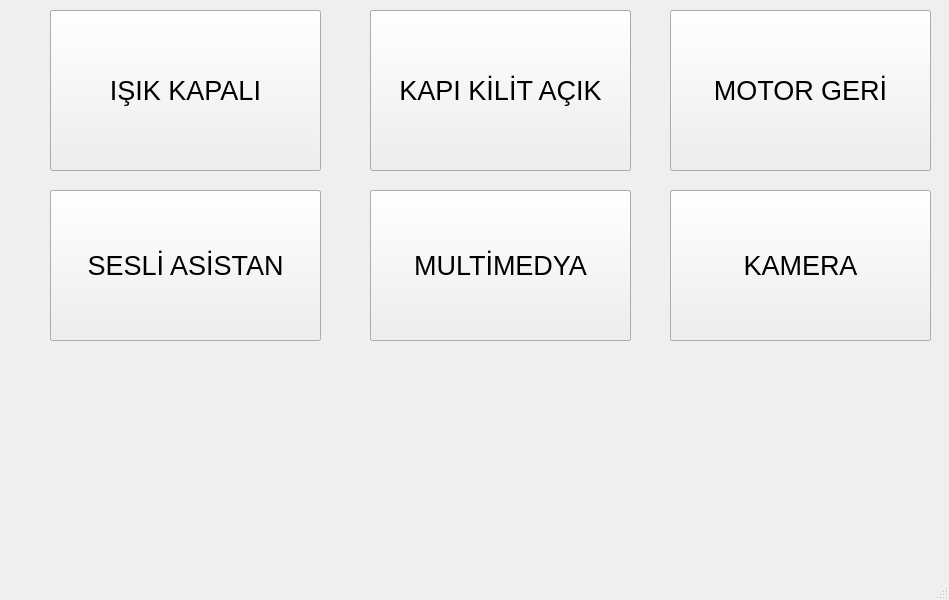
<?xml version="1.0" encoding="UTF-8"?>
<ui version="4.0">
 <class>MainWindow</class>
 <widget class="QMainWindow" name="MainWindow">
  <property name="geometry">
   <rect>
    <x>0</x>
    <y>0</y>
    <width>949</width>
    <height>600</height>
   </rect>
  </property>
  <property name="cursor">
   <cursorShape>ArrowCursor</cursorShape>
  </property>
  <property name="windowTitle">
   <string>MainWindow</string>
  </property>
  <widget class="QWidget" name="centralwidget">
   <widget class="QPushButton" name="pushButton">
    <property name="geometry">
     <rect>
      <x>50</x>
      <y>10</y>
      <width>271</width>
      <height>161</height>
     </rect>
    </property>
    <property name="font">
     <font>
      <pointsize>20</pointsize>
      <weight>50</weight>
      <bold>false</bold>
     </font>
    </property>
    <property name="text">
     <string>IŞIK AÇIK</string>
    </property>
    <property name="iconSize">
     <size>
      <width>400</width>
      <height>300</height>
     </size>
    </property>
   </widget>
   <widget class="QPushButton" name="pushButton_2">
    <property name="geometry">
     <rect>
      <x>670</x>
      <y>10</y>
      <width>261</width>
      <height>161</height>
     </rect>
    </property>
    <property name="font">
     <font>
      <pointsize>20</pointsize>
      <weight>50</weight>
      <bold>false</bold>
     </font>
    </property>
    <property name="text">
     <string>MOTOR GERİ</string>
    </property>
    <property name="iconSize">
     <size>
      <width>150</width>
      <height>150</height>
     </size>
    </property>
   </widget>
   <widget class="QPushButton" name="pushButton_3">
    <property name="geometry">
     <rect>
      <x>50</x>
      <y>190</y>
      <width>271</width>
      <height>151</height>
     </rect>
    </property>
    <property name="font">
     <font>
      <pointsize>20</pointsize>
      <weight>50</weight>
      <bold>false</bold>
     </font>
    </property>
    <property name="text">
     <string>SESLİ ASİSTAN</string>
    </property>
   </widget>
   <widget class="QPushButton" name="pushButton_4">
    <property name="geometry">
     <rect>
      <x>370</x>
      <y>190</y>
      <width>261</width>
      <height>151</height>
     </rect>
    </property>
    <property name="font">
     <font>
      <pointsize>20</pointsize>
      <weight>50</weight>
      <bold>false</bold>
     </font>
    </property>
    <property name="text">
     <string>MULTİMEDYA</string>
    </property>
   </widget>
   <widget class="QPushButton" name="pushButton_5">
    <property name="geometry">
     <rect>
      <x>670</x>
      <y>190</y>
      <width>261</width>
      <height>151</height>
     </rect>
    </property>
    <property name="font">
     <font>
      <pointsize>20</pointsize>
      <weight>50</weight>
      <bold>false</bold>
     </font>
    </property>
    <property name="text">
     <string>KAMERA</string>
    </property>
   </widget>
   <widget class="QPushButton" name="pushButton_6">
    <property name="geometry">
     <rect>
      <x>370</x>
      <y>10</y>
      <width>261</width>
      <height>161</height>
     </rect>
    </property>
    <property name="font">
     <font>
      <pointsize>20</pointsize>
      <weight>50</weight>
      <bold>false</bold>
     </font>
    </property>
    <property name="text">
     <string>KAPI KİLİT AÇIK</string>
    </property>
    <property name="iconSize">
     <size>
      <width>300</width>
      <height>110</height>
     </size>
    </property>
   </widget>
   <widget class="QPushButton" name="pushButton_8">
    <property name="geometry">
     <rect>
      <x>370</x>
      <y>10</y>
      <width>261</width>
      <height>161</height>
     </rect>
    </property>
    <property name="font">
     <font>
      <pointsize>20</pointsize>
      <weight>50</weight>
      <bold>false</bold>
     </font>
    </property>
    <property name="text">
     <string>KAPI KİLİTLİ</string>
    </property>
    <property name="iconSize">
     <size>
      <width>300</width>
      <height>110</height>
     </size>
    </property>
   </widget>
   <widget class="QPushButton" name="pushButton_9">
    <property name="geometry">
     <rect>
      <x>370</x>
      <y>190</y>
      <width>261</width>
      <height>151</height>
     </rect>
    </property>
    <property name="font">
     <font>
      <pointsize>20</pointsize>
      <weight>50</weight>
      <bold>false</bold>
     </font>
    </property>
    <property name="text">
     <string>Fonksiyon</string>
    </property>
    <property name="iconSize">
     <size>
      <width>100</width>
      <height>100</height>
     </size>
    </property>
   </widget>
   <widget class="QPushButton" name="pushButton_10">
    <property name="geometry">
     <rect>
      <x>670</x>
      <y>190</y>
      <width>261</width>
      <height>151</height>
     </rect>
    </property>
    <property name="font">
     <font>
      <pointsize>20</pointsize>
      <weight>50</weight>
      <bold>false</bold>
     </font>
    </property>
    <property name="text">
     <string>Fonksiyon</string>
    </property>
   </widget>
   <widget class="QPushButton" name="pushButton_12">
    <property name="geometry">
     <rect>
      <x>50</x>
      <y>190</y>
      <width>271</width>
      <height>151</height>
     </rect>
    </property>
    <property name="font">
     <font>
      <pointsize>20</pointsize>
      <weight>50</weight>
      <bold>false</bold>
     </font>
    </property>
    <property name="text">
     <string>SESLİ ASİSTAN</string>
    </property>
   </widget>
   <widget class="QPushButton" name="pushButton_11">
    <property name="geometry">
     <rect>
      <x>50</x>
      <y>10</y>
      <width>271</width>
      <height>161</height>
     </rect>
    </property>
    <property name="font">
     <font>
      <pointsize>20</pointsize>
      <weight>50</weight>
      <bold>false</bold>
     </font>
    </property>
    <property name="text">
     <string>IŞIK KAPALI</string>
    </property>
    <property name="iconSize">
     <size>
      <width>600</width>
      <height>250</height>
     </size>
    </property>
   </widget>
   <widget class="QPushButton" name="pushButton_7">
    <property name="geometry">
     <rect>
      <x>670</x>
      <y>10</y>
      <width>261</width>
      <height>161</height>
     </rect>
    </property>
    <property name="font">
     <font>
      <pointsize>20</pointsize>
      <weight>50</weight>
      <bold>false</bold>
     </font>
    </property>
    <property name="text">
     <string>MOTOR İLERİ</string>
    </property>
    <property name="iconSize">
     <size>
      <width>300</width>
      <height>600</height>
     </size>
    </property>
   </widget>
   <widget class="QLabel" name="label_2">
    <property name="geometry">
     <rect>
      <x>30</x>
      <y>410</y>
      <width>301</width>
      <height>161</height>
     </rect>
    </property>
    <property name="text">
     <string/>
    </property>
    <property name="pixmap">
     <pixmap resource="icons.qrc">:/okul logo/logolar/logov3.ico</pixmap>
    </property>
   </widget>
   <widget class="QLabel" name="label_3">
    <property name="geometry">
     <rect>
      <x>680</x>
      <y>360</y>
      <width>256</width>
      <height>256</height>
     </rect>
    </property>
    <property name="text">
     <string/>
    </property>
    <property name="pixmap">
     <pixmap resource="icons.qrc">:/benim logo/logolar/siyah (1).ico</pixmap>
    </property>
   </widget>
   <zorder>pushButton_3</zorder>
   <zorder>pushButton_9</zorder>
   <zorder>pushButton_10</zorder>
   <zorder>pushButton_7</zorder>
   <zorder>pushButton_8</zorder>
   <zorder>pushButton</zorder>
   <zorder>pushButton_12</zorder>
   <zorder>pushButton_6</zorder>
   <zorder>pushButton_2</zorder>
   <zorder>pushButton_11</zorder>
   <zorder>pushButton_4</zorder>
   <zorder>pushButton_5</zorder>
   <zorder>label_2</zorder>
   <zorder>label_3</zorder>
  </widget>
  <widget class="QStatusBar" name="statusbar"/>
 </widget>
 <resources>
  <include location="icons.qrc"/>
 </resources>
 <connections/>
</ui>
